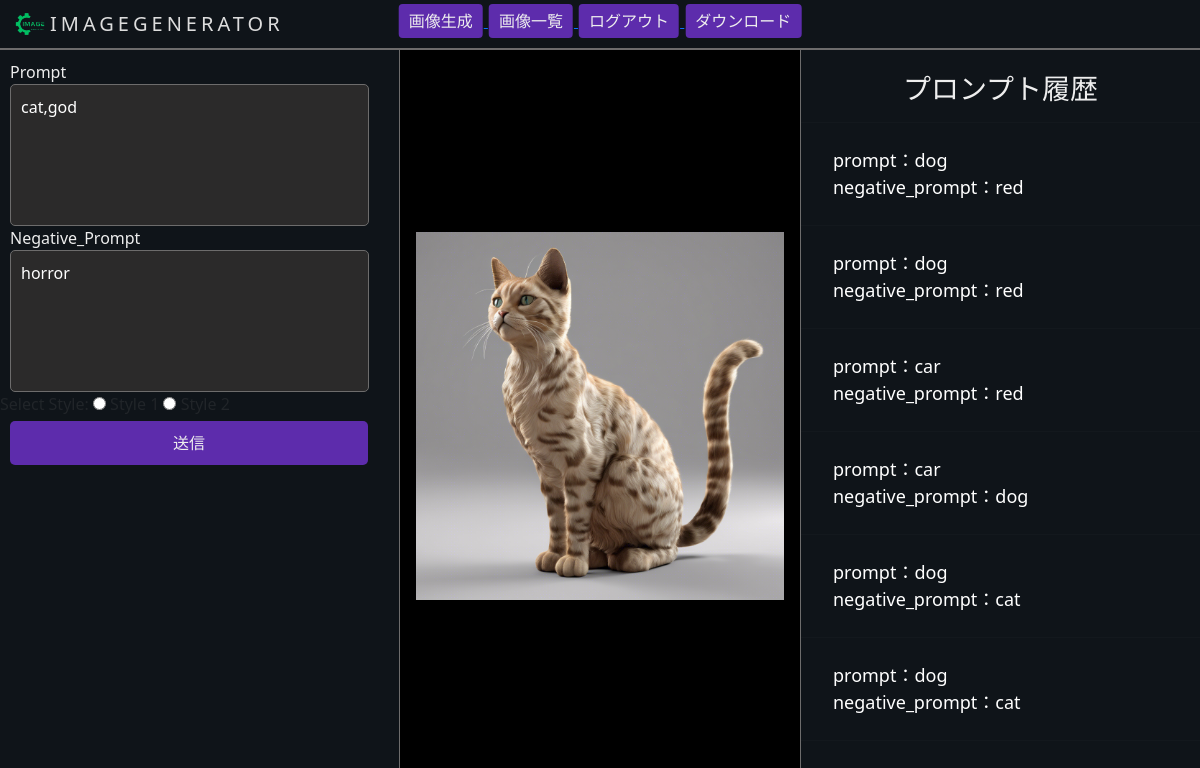
The app's page /app/images/14/ (signed in) with its own data.
### app/models.py (models this page shows, shortened)
class Image(models.Model):
    imageID = models.AutoField(primary_key=True)
    user_ID = models.ForeignKey(User, on_delete=models.CASCADE)
    image_path = models.ImageField(upload_to='img/')  # 画像を保存するディレクトリを指定
    prompt = models.CharField(max_length=255,default='')
    negative_prompt = models.CharField(max_length=255,default='')

### app/views.py (the view)
# urls.py: path('images/<int:image_id>/', image_detail_view, name='image_detail'),
def image_detail_view(request, image_id):
    image = get_object_or_404(Image, pk=image_id)
    Images = Image.objects.filter(user_ID=request.user)
    return render(request, 'app/index.html', {'image': image, 'Images': Images})

### templates/app/index.html (shortened to what this page needs)
{% extends 'base.html' %}
{% load static %}
{% load socialaccount %}
{% block content %}
    {% if user.is_authenticated %}
        <div class="sidebar sidebar-left">
            {% if user.is_authenticated %}
                <form action="{% url 'index' %}" method="post">
                    {% if image %}
                        <div class="prompt">Prompt</div>
                        <textarea class="sidebar-textarea" name="prompt" id="prompt" rows="5" cols="30"
                                  placeholder="テキストを入力してください">{{ image.prompt }}</textarea>
                        <div class="prompt">Negative_Prompt</div>
                        <textarea class="sidebar-textarea" name="negative_prompt" id="negative_prompt" rows="5"
                                  cols="30"
                                  placeholder="テキストを入力してください">{{ image.negative_prompt }}</textarea>
                        <label for="number">Select Style:</label>
                        <input type="radio" id="style_1" name="number" value="1">
                        <label for="style_1">Style 1</label>
                        <input type="radio" id="style_2" name="number" value="2">
                        <label for="style_2">Style 2</label>
                        <button id="submit-button" type="submit">送信</button>
                    {% endif %}
                </form>
            {% endif %}
        </div>
        <div class="content">
            {% if image %}
                <div class="image-center" style="margin-bottom: -20%">
                    <img src="{% static image.image_path %}">
                </div>
            {% endif %}
        </div>
        <div class="sidebar sidebar-right">
            <h3 style="color: #EEEEEE;text-align: center;margin-top: -7%">プロンプト履歴</h3>
            <hr>
            {% if user.is_authenticated %}
                {% for i in Images reversed %}
                    <a href="{% url 'image_detail' i.imageID %}">prompt：{{ i.prompt }}<br>negative_prompt：{{ i.negative_prompt }}
                    </a>
                    <hr>
                {% endfor %}
            {% endif %}
        </div>
    {% endif %}
{% endblock %}

### static/CSS/style.css (style rules this page uses)
body { margin: 0; font-family: "Futura", Helvetica, sans-serif; background-color: #0F1111; }
:root { --background-navbar: rgba(55, 55, 55, 1.00); }
.sidebar { height: 100%; width: 250px; position: fixed; z-index: 1; top: 0; left: 0; background-color: var(--background-navbar); overflow-x: hidden; padding-top: 100px; }
.sidebar a { padding: 8px 8px 8px 32px; text-decoration: none; font-size: 18px; color: #EEEEEE; display: block; transition: 0.3s; }
.sidebar.sidebar-left { height: 100%; width: 400px; position: fixed; z-index: 1; top: 0; right: auto; left: 0; background-color: #0F1419; overflow-x: hidden; padding-top: 60px; border-right: 1px solid rgb(109, 108, 108); }
.sidebar.sidebar-right { height: 100%; width: 400px; position: fixed; z-index: 1; top: 0; left: auto; right: 0; background-color: #0F1419; overflow-x: hidden; padding-top: 100px; border-left: 1px solid rgb(109, 108, 108); }
.sidebar.sidebar-right a { padding: 8px 8px 8px 32px; text-decoration: none; font-size: 18px; color: white; display: block; transition: 0.3s; }
.content { margin-left: 400px; margin-right: 400px; padding: 16px; transition: margin 0.3s; }
.sidebar-textarea { background-color: rgb(43, 42, 42); border: none; padding: 10px; width: 90%; box-sizing: border-box; resize: none; margin-left: 10px; border-radius: 5px; border: 1px solid rgb(109, 108, 108); color: white; }
.prompt { color: #EEEEEE; margin-left: 10px; }
#submit-button { background-color: #5D2CAC; color: #EEEEEE; border: none; padding: 10px 163px; border-radius: 5px; cursor: pointer; margin: 10px; margin-top: 5px; }
.image-center { display: flex; justify-content: center; align-items: center; height: 100vh; }
.image-center img { max-width: 100%; max-height: 100%; }

### records on screen
Image: prompt "cat,god", negative_prompt "horror", image_path (picture)
Image: prompt "dog", negative_prompt "red"
Image: prompt "dog", negative_prompt "red"
Image: prompt "car", negative_prompt "red"
Image: prompt "car", negative_prompt "dog"
Image: prompt "dog", negative_prompt "cat"
Image: prompt "dog", negative_prompt "cat"
